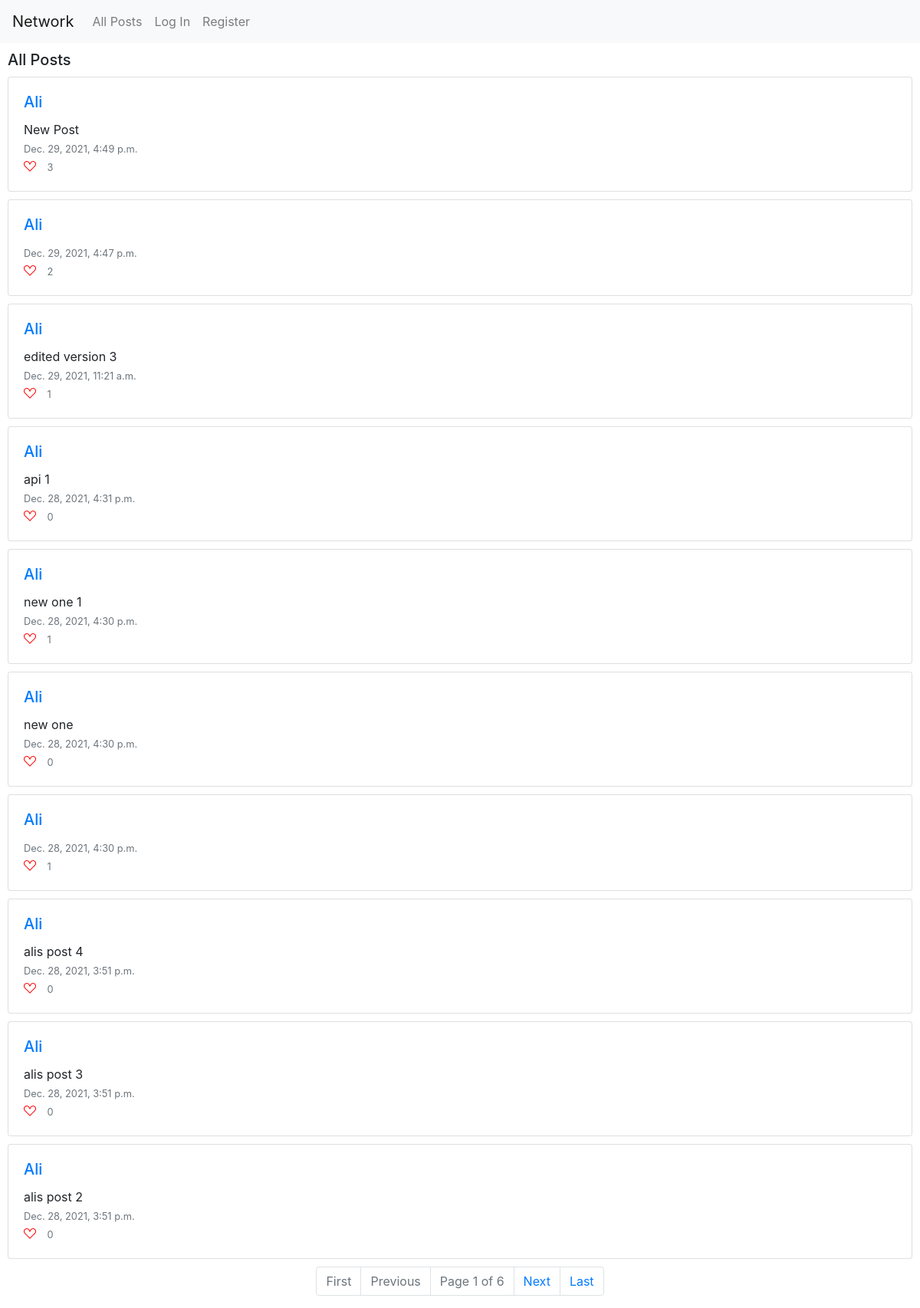
Before: / with the older database file.
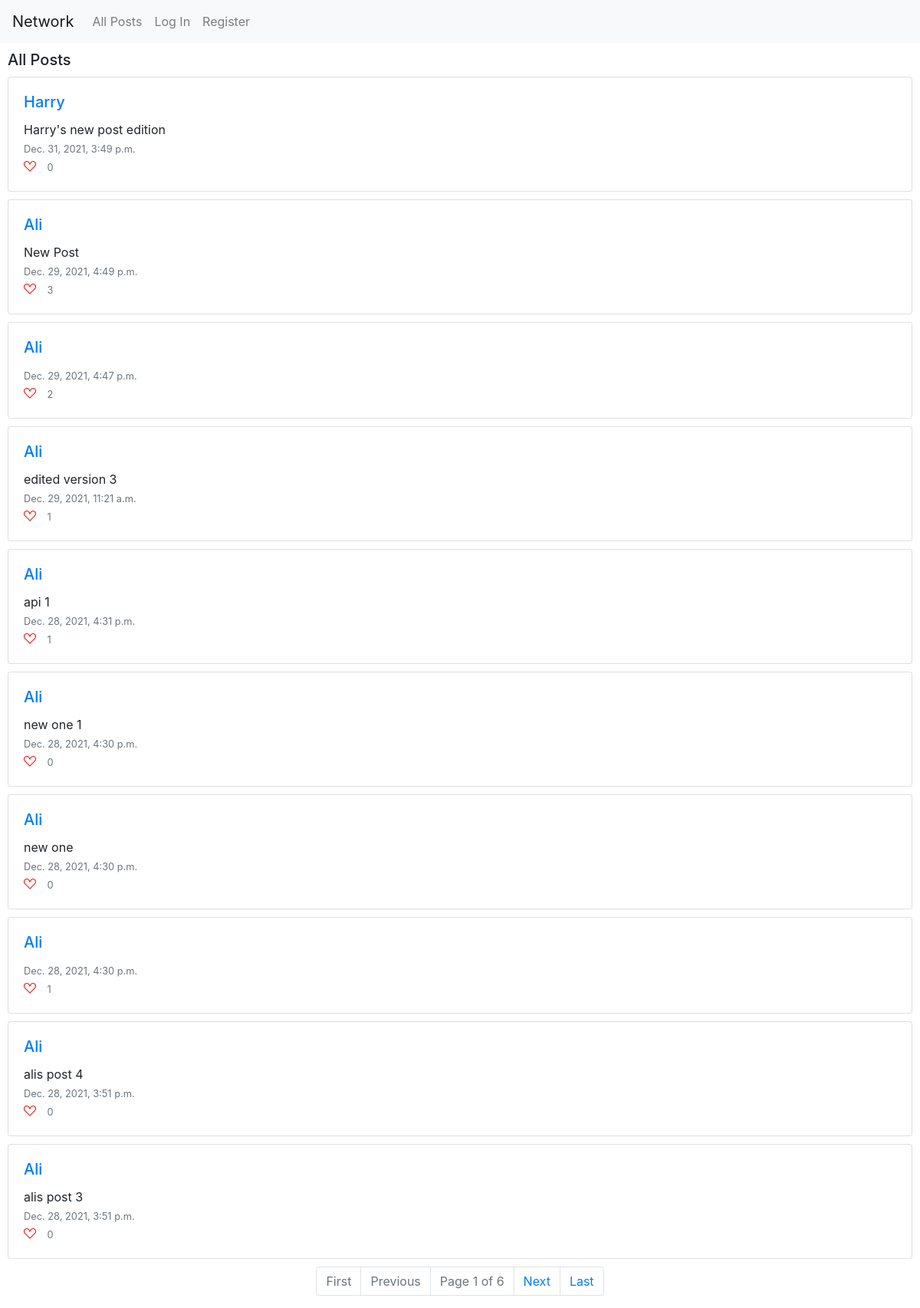
After: the same page with the newer database file.
### network/models.py (models this page shows, shortened)
class Post(models.Model):
    poster = ForeignKey(User, on_delete=models.CASCADE, related_name="posts")
    content = TextField(blank=True)
    timestamp = models.DateTimeField(auto_now_add=True)
    likes = ManyToManyField(User, blank=True, related_name="liked_posts")
    def NumberLikes(self):
        return self.likes.count()

class User(AbstractUser):
    def __str__(self):
        return f"{self.username}"

### network/views.py (the view)
# urls.py: path("", views.index, name="index"),
def index(request):
    all_posts = Post.objects.all()
    all_posts = all_posts.order_by("-timestamp").all()
    paginator = Paginator(all_posts, 10)
    if request.GET.get('page'):
        page_number = request.GET.get('page')
    else:
        page_number = 1
    page_obj = paginator.get_page(page_number)
    return render(request, 'network/index.html', {
        'page_obj': page_obj,
        "form": PostForm()
    })

### network/templates/network/index.html (shortened to what this page needs)
{% extends "network/layout.html" %}
{% load static %}
{% block body %}
    <div id="session_name">
        <h5>All Posts</h5>
    </div>
    {% include "./display_posts.html" %}
{% endblock %}

### network/templates/network/display_posts.html (shortened to what this page needs)
{% if page_obj %}
    <div id="session_posts">
        {% for post in page_obj %}
            <div class="card">
                <div class="card-body" data-post_id = {{post.id}}>
                    <h5 class="card-title"> <a href="{% url 'user_page' post.poster %}">{{post.poster}}</a> </h5>
                    <div id="content">
                        <p class="card-text" id="post_content"> {{ post.content }}</p>
                    </div>
                    <p class="card-text"> <small class="text-muted">{{post.timestamp}}</small></p>
                    {% if user.is_authenticated%}
                        {% if user in post.set_liked_by %}
                            <i class="bi bi-suit-heart-fill" id="like_button"></i>
                        {% else %}
                            <i class="bi bi-suit-heart" id="like_button"></i>
                        {% endif%}
                    {% else %}
                        <i class="bi bi-suit-heart" id="like_button_disabled"> </i>
                    {% endif %}
                    <small class="text-muted" id="likes_number"> {{ post.NumberLikes }} </small>
                </div>
            </div>
        {% endfor %}
    </div>
    <nav aria-label="Page navigation example">
    <ul class="pagination justify-content-center">
        {% if page_obj.has_previous %}
            <li class="page-item"><a class="page-link" href="?page=1">First</a></li>
            <li class="page-item"><a class="page-link" href="?page={{ page_obj.previous_page_number }}">Previous</a></li>
        {% else %}
            <li class="page-item disabled"><a class="page-link" href="?page=1">First</a></li>
            <li class="page-item disabled"><a class="page-link" href="#">Previous</a></li>
        {% endif %}
        <li class="page-item disabled"><a class="page-link" href="#">Page {{ page_obj.number }} of {{ page_obj.paginator.num_pages }}</a></li>
        {% if page_obj.has_next %}
            <li class="page-item"><a class="page-link" href="?page={{ page_obj.next_page_number }}">Next</a></li>
            <li class="page-item"><a class="page-link" href="?page={{ page_obj.paginator.num_pages }}">Last</a></li>
        {% else %}
        <li class="page-item disabled"><a class="page-link" href="#">Next</a></li>
        <li class="page-item disabled"><a class="page-link" href="?page={{ page_obj.paginator.num_pages }}">Last</a></li>
        {% endif %}
    </ul>
    </nav>
{% endif %}

Changed rows visible on the page:
no longer on this page (row unchanged): Post: poster "Ali", content "alis post 2", timestamp "Dec. 28, 2021, 3:51 p.m.", NumberLikes "0"
added Post: poster "Harry", content "Harry's new post edition", timestamp "Dec. 31, 2021, 3:49 p.m.", NumberLikes "0"
computed for Post "api 1": NumberLikes "0" → "1"
computed for Post "new one 1": NumberLikes "1" → "0"
